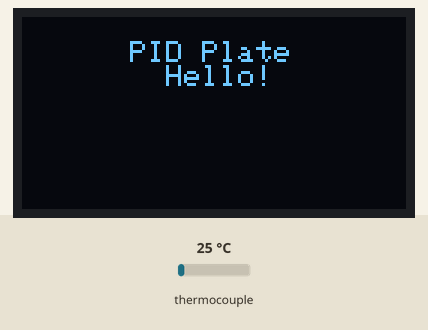
Recording of a sketch running on a simulated Arduino Uno, built with avr-gcc and run on an emulated ATmega328P. On the bench: 128×64 one-colour display. Inputs (shaded band) come from the test bench; at power-on: thermocouple 25 °C. What the sketch prints to the serial monitor is not drawn.

Above: at 0.1 s.
At 2.1 s:
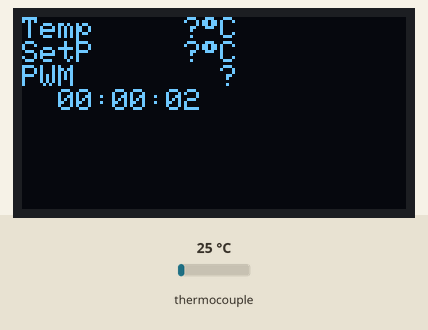
At 11.1 s:
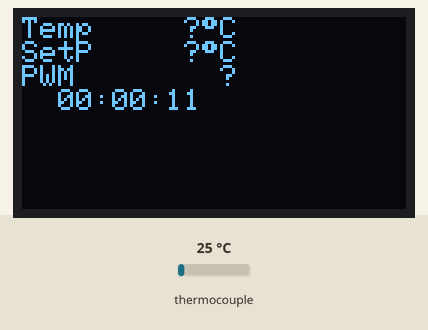
At 20.1 s:
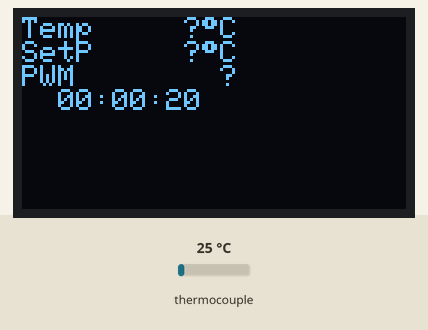
At 31.1 s:
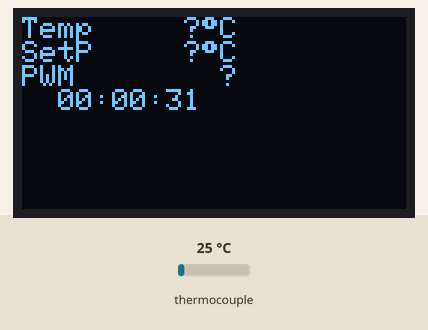
At 38.1 s:
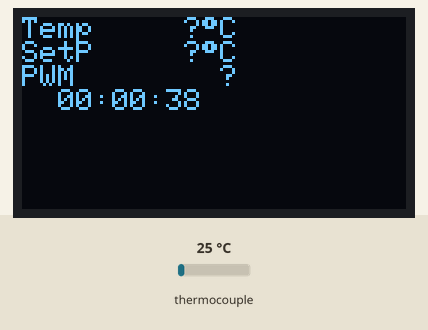

Measured:
- what the display in image 2 shows lasts 1.0 s, from 11.0 s to 12.0 s

The sketch:

pidplate.ino
```cpp
/*
 * pidplate.ino
 *
 * Test sketch to build my very own PID (Psomething Interval(?) Derivative)
 * controller using a fucking ridiculous 40A solid state relay. (Seriously,
 * this thing is fucking overkill like WHOA.)
 *
 */

#include <stdlib.h>
#include <stdio.h>
#include <string.h>
#include <math.h>
#include <avr/io.h>
#include <avr/pgmspace.h>

#include <Arduino.h>
#include <Wire.h>

#include <Adafruit_GFX.h>
#include <Adafruit_SSD1306.h>
#include <Adafruit_MAX31855.h>

#include <PID_Controller.h>

#include "usec.h"
#include "pidplate.h"

/***********************************************************************
 * Constants & Globals
 ***********************************************************************/

// The eventual temperature we want to hit
const double TEMP_SET = 50.0;

// THERMOCOUPLE AMP
Adafruit_MAX31855 tc(THERMO_CLK, THERMO_CS, THERMO_DO);

// DISPLAY
Adafruit_SSD1306 display(DISPLAY_RST);

// PID Control setup
double currTemp = 0.0;      // input (process) var (PV)
double setTemp  = TEMP_SET; // set point var (SP)
double ssrPWM   = 0.0;      // output (controlled) var (CV)
double lastPWM  = NAN;      // last value of CV to print changes
PID ctrl = PID();

#define DEBUG 1

#if DEBUG
// Serial debugging setup
usec last_blat = 0;
usec BLAT_INT = 1;
#endif

/***********************************************************************
 * "Helping"
 ***********************************************************************/

double readThermocouple() {
  double t = tc.readCelsius();

  // Only set the current temp if it's sane to prevent the PID controller from
  // going haywire if the TC fucks up
  if (t != NAN && t > -100 && t < 3000) {
    return t;
  } else {
    //Return last reading so shit doesn't bounce around like a Jack Russell
    //fucking terrier
    return currTemp;
  }
}

//
// Display current temp, setpoint temp, SSR level, and time since boot
//
void refreshDisplay() {

  // Format strings, stored in program memory to avoid wasting precious
  // precious RAMz.
  PGM_P FMT = PSTR(
         "Temp %#5.1f\367C"
    "\n" "SetP %#5.1f\367C"
    "\n" "PWM      %3.0f"
    "\n" "  %2.2u:%2.2u:%2.2u"
  );

  // String-ify display data in a C-ish style way since the Arduino libs don't
  // really give us any way to handle this well (which is annoying). Note that
  // special linker flags are required to bring in the full vprintf
  // implementation for floating point number. Check the Makefile for the
  // voodoo.
  char buff[21*4+1];
  uint32_t now = millis() / 1000;
  int h = now / 60 / 60 % 100;
  int m = now / 60 % 60;
  int s = now % 60;
  snprintf_P(buff, sizeof(buff), FMT,
    currTemp, setTemp, ssrPWM,
    h, m, s
  );
  buff[sizeof(buff)-1] = '\0';

  // Actually shart chars to thingy
  display.clearDisplay();
  display.setCursor(0, 0);
  display.println(buff);
  display.display();

#if DEBUG
  if (USEC_DIFF(now, last_blat) > BLAT_INT) {
    last_blat = now;
    Serial.print(now); Serial.print(",");
    Serial.print(currTemp); Serial.print(",");
    Serial.print(ssrPWM); Serial.print(",");
    Serial.println(ctrl.getIntegralTerm());
  }
#endif

}

/***********************************************************************
 * setup() - this is done once
 ***********************************************************************/

void setup() {

  // Initialize SSR to default off
  pinMode(SSR, OUTPUT);
  analogWrite(SSR, 0);

  // Boot up display
  Wire.begin();
  display.begin(DISPLAY_MODE, DISPLAY_ADDR);
  display.clearDisplay();
  display.setTextColor(DISPLAY_COLOR);
  display.setTextSize(DISPLAY_TEXTSIZE);
  display.println("");
  display.println("      PID Plate");
  display.println("        Hello!");
  display.display();

  // Setup PID algorithm
  ctrl.setSP(setTemp);
  ctrl.setKp(TUNE_KP);
  ctrl.setKi(TUNE_KI);
  ctrl.setKd(TUNE_KD);
  ctrl.setDt(TUNE_KF);
  ctrl.setOutputMin(OUTPUT_MIN);
  ctrl.setOutputMax(OUTPUT_MAX);

  // Peform two back to back readings to initialize the PID controller, so we
  // don't have to deal with the huge derivative term that results from a
  // sudden change in temp.
  currTemp = readThermocouple();
  ctrl.setInput(currTemp);
  delay(1000);
  currTemp = readThermocouple();
  ctrl.setInput(currTemp);
  delay(1000);

#if DEBUG
  Serial.begin(9600);
  Serial.println("time_ms,temp_c,pwm,acc");
#endif

}

/***********************************************************************
 * loop() - this is done all the time (like your mom)
 ***********************************************************************/

void loop() {

  // Get reading from thermocouple
  currTemp = readThermocouple();

  // Input temp to PID controller & calculate current PWM level
  ctrl.setInput(currTemp);
  if (ctrl.compute(millis())) {
    lastPWM = ssrPWM;
    ssrPWM = ctrl.getOutput();
    analogWrite(SSR, ssrPWM);
  }

  // Update display
  refreshDisplay();

}
```

pidplate.h
```cpp
#ifndef __PIDPLATE_H
#define __PIDPLATE_H

//
// Pins used for thermocouple sensor
//
const int THERMO_DO  = 8;
const int THERMO_CS  = 9;
const int THERMO_CLK = 10;
const int SSR = 3;

//
// Various constants for the OLED display
//
const int DISPLAY_RST = A3;
const int DISPLAY_TEXTSIZE = 1;
const int DISPLAY_COLOR = WHITE;
const int DISPLAY_ADDR = SSD1306_I2C_ADDRESS;
const int DISPLAY_MODE = SSD1306_SWITCHCAPVCC;

//
// Tuning parameters
//
#define TUNE_KP (0.6) // (P)roportional term
#define TUNE_KI (0.1)  // (I)ntergral term
#define TUNE_KD (0.0)  // (D)erivative term
#define TUNE_KF (1000) // (F)requency of checks (ms)

//
// PWM output bounds
//
#define OUTPUT_MIN (0.0)
#define OUTPUT_MAX (255.0)

#endif
```

usec.h
```cpp
/*
 * usec.h - Functions to help with comparing microsecond times, since I find
 * myself using them a lot to avoid the hazards of functions like delay().
 */

#ifndef USEC_H
#define USEC_H

#include<limits.h>

typedef unsigned long usec;

// Overflow safe microseconds comparator
#define USEC_DIFF(x, y) \
  (((x) > (y)) ? ((x) - (y)) : ((x) + (ULONG_MAX - (y))))

#endif
```
